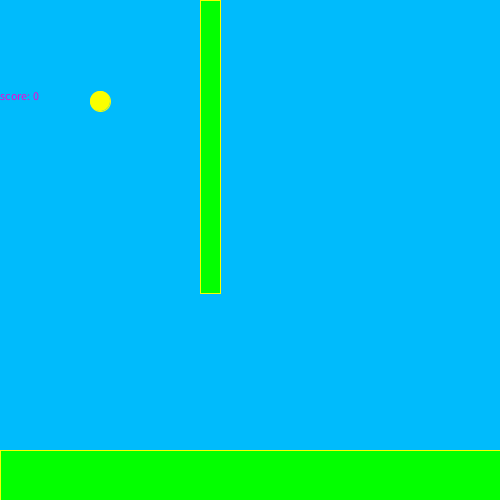
Frame 1 (no input)
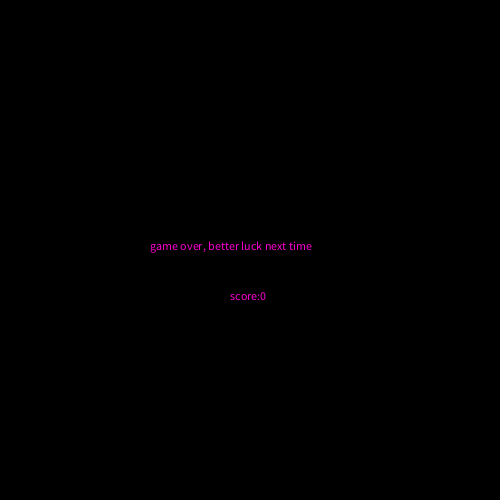
Frame 60 (the mouse pressed at the canvas centre just before this capture)
Frame 120 (the mouse held since frame 60 and released just before this capture): identical to frame 60, image omitted

The Processing sketch that drew these frames (run headless with seeded random() and noise(); from frame 60 on, the mouse is pressed at the canvas centre):

// Processing sketch: bird_flappy
// ── bird_flappy.pde
int x = 100;
int y = 100;
int birdYVelocity=0;
int gravity= 1;
int pipe=200;
int upperpipeheight = (int) random(100, 400);
int pipegap=200;
boolean game=true;
int score;
void setup(){
  size(500,500);
  
  
  
  
  
  
}
void draw(){
  
  if(game==true){
 
  background(0,187,252);
  
   if(intersectsPipes()){
   game=false;
   
     
     
   }
  fill(250,255,0);
  stroke(250,255,0);
  

  
    birdYVelocity+=gravity;
  y+=birdYVelocity;
  ellipse(x,y,20,20);
  
  
  fill(#03FF00);
rect(pipe, 0, 20, upperpipeheight);
rect(pipe, upperpipeheight+pipegap, 20, 200);
 pipe-=1;
 rect(0,450,550,350);
 

 
if(y>450){
  game=false;
  
}


 if(pipe<-20){
    upperpipeheight = (int) random(100, 400);
   pipe=width;
   score=score+1;
 }
 fill(#FA00D1);
 text("score: " +score, 0,100);
  }
else{
  
  background(0);
  text("game over, better luck next time", 150, 250);
 text("score:" +score,230,300);
}
}

 boolean intersectsPipes() { 
         if (y < upperpipeheight && x > pipe && x < (pipe+20)){
            return true; }
        else if (y>upperpipeheight+pipegap && x > pipe && x < (pipe+20)) {
            return true; }
        else { return false; }

 }
 
 


void keyPressed(){
  
  if(key == ' '){
    birdYVelocity= - 12;
    
  }
  if(key=='r'){
    game=true;
    y=100;
    pipe=200;
  }
  
}
